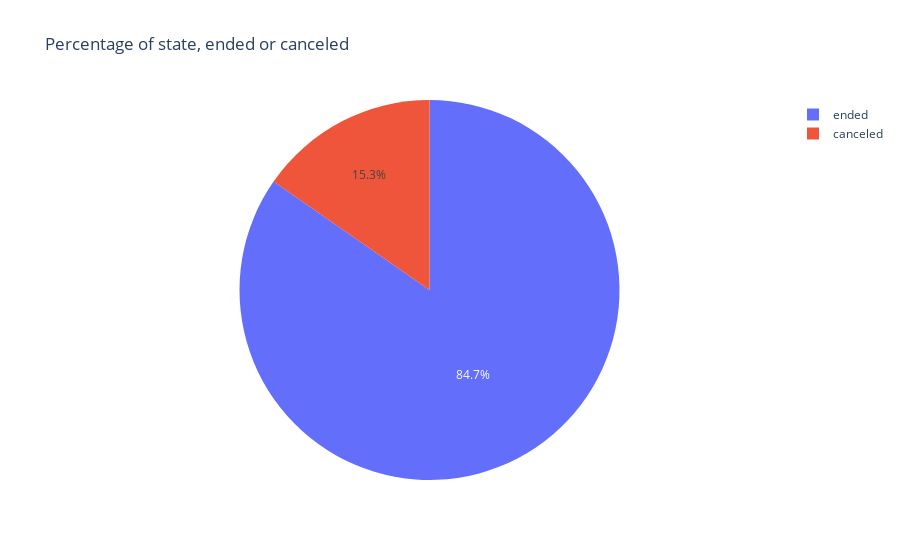

The code cell stored with this chart in its notebook:
### Code cell
fig = px.pie(df_delay, 'state', title="Percentage of state, ended or canceled")
fig.show()

### Figure 1 — Plotly figure (JSON) as saved in the notebook; plotly's stock layout.template omitted (floating-point values rounded to 4 significant figures; data arrays with more than 128 entries replaced by an {"elided": "..."} marker saying what was removed)
{"data": [{"domain": {"x": [0, 1], "y": [0, 1]}, "hovertemplate": "state=%{label}<extra></extra>", "labels": {"elided": "21310 str values"}, "legendgroup": "", "name": "", "showlegend": true, "type": "pie"}], "layout": {"legend": {"tracegroupgap": 0}, "title": {"text": "Percentage of state, ended or canceled"}}}
